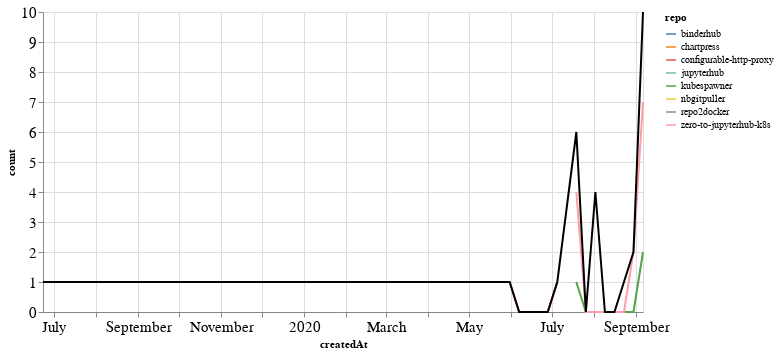

Notebook cell for this chart:
### Markdown cell above
## PRs

### Code cell
prs_time = prs.groupby('repo').resample('W', on='createdAt').count()['author'].reset_index()
prs_time = prs_time.rename(columns={'author': 'count'})
prs_time_total = prs_time.groupby('createdAt').agg({"count": "sum"}).reset_index()

ch1 = alt.Chart(prs_time, width=600).mark_line().encode(
    x='createdAt',
    y='count',
    color='repo',
    tooltip="repo"
)

ch2 = alt.Chart(prs_time_total, width=600).mark_line(color="black").encode(
    x='createdAt',
    y='count',
)

ch1 + ch2

### Figure 1 — Vega-Lite specification as saved in the notebook (floating-point values rounded to 4 significant figures)
{"config": {"axisLeft": {"labelFontSize": 15}, "axisBottom": {"labelFontSize": 15}}, "layer": [{"data": {"name": "data-86bf56fdee56319fa82828297663da90"}, "mark": "line", "encoding": {"color": {"type": "nominal", "field": "repo"}, "tooltip": {"type": "nominal", "field": "repo"}, "x": {"type": "temporal", "field": "createdAt"}, "y": {"type": "quantitative", "field": "count"}}, "width": 600}, {"data": {"name": "data-916d8ce85fa33a5fc188b467d87545dd"}, "mark": {"type": "line", "color": "black"}, "encoding": {"x": {"type": "temporal", "field": "createdAt"}, "y": {"type": "quantitative", "field": "count"}}, "width": 600}], "$schema": "https://vega.github.io/schema/vega-lite/v4.8.1.json", "datasets": {"data-86bf56fdee56319fa82828297663da90": [{"repo": "binderhub", "createdAt": "2020-09-06T00:00:00", "count": 1}, {"repo": "chartpress", "createdAt": "2020-07-19T00:00:00", "count": 1}, {"repo": "configurable-http-proxy", "createdAt": "2020-05-31T00:00:00", "count": 1}, {"repo": "configurable-http-proxy", "createdAt": "2020-06-07T00:00:00", "count": 0}, {"repo": "configurable-http-proxy", "createdAt": "2020-06-14T00:00:00", "count": 0}, {"repo": "configurable-http-proxy", "createdAt": "2020-06-21T00:00:00", "count": 0}, {"repo": "configurable-http-proxy", "createdAt": "2020-06-28T00:00:00", "count": 0}, {"repo": "configurable-http-proxy", "createdAt": "2020-07-05T00:00:00", "count": 1}, {"repo": "jupyterhub", "createdAt": "2020-08-23T00:00:00", "count": 1}, {"repo": "kubespawner", "createdAt": "2020-07-19T00:00:00", "count": 1}, {"repo": "kubespawner", "createdAt": "2020-07-26T00:00:00", "count": 0}, {"repo": "kubespawner", "createdAt": "2020-08-02T00:00:00", "count": 0}, {"repo": "kubespawner", "createdAt": "2020-08-09T00:00:00", "count": 0}, {"repo": "kubespawner", "createdAt": "2020-08-16T00:00:00", "count": 0}, {"repo": "kubespawner", "createdAt": "2020-08-23T00:00:00", "count": 0}, {"repo": "kubespawner", "createdAt": "2020-08-30T00:00:00", "count": 0}, {"repo": "kubespawner", "createdAt": "2020-09-06T00:00:00", "count": 2}, {"repo": "nbgitpuller", "createdAt": "2020-08-02T00:00:00", "count": 4}, {"repo": "repo2docker", "createdAt": "2019-06-23T00:00:00", "count": 1}, {"repo": "zero-to-jupyterhub-k8s", "createdAt": "2020-07-19T00:00:00", "count": 4}, {"repo": "zero-to-jupyterhub-k8s", "createdAt": "2020-07-26T00:00:00", "count": 0}, {"repo": "zero-to-jupyterhub-k8s", "createdAt": "2020-08-02T00:00:00", "count": 0}, {"repo": "zero-to-jupyterhub-k8s", "createdAt": "2020-08-09T00:00:00", "count": 0}, {"repo": "zero-to-jupyterhub-k8s", "createdAt": "2020-08-16T00:00:00", "count": 0}, {"repo": "zero-to-jupyterhub-k8s", "createdAt": "2020-08-23T00:00:00", "count": 0}, {"repo": "zero-to-jupyterhub-k8s", "createdAt": "2020-08-30T00:00:00", "count": 2}, {"repo": "zero-to-jupyterhub-k8s", "createdAt": "2020-09-06T00:00:00", "count": 7}], "data-916d8ce85fa33a5fc188b467d87545dd": [{"createdAt": "2019-06-23T00:00:00", "count": 1}, {"createdAt": "2020-05-31T00:00:00", "count": 1}, {"createdAt": "2020-06-07T00:00:00", "count": 0}, {"createdAt": "2020-06-14T00:00:00", "count": 0}, {"createdAt": "2020-06-21T00:00:00", "count": 0}, {"createdAt": "2020-06-28T00:00:00", "count": 0}, {"createdAt": "2020-07-05T00:00:00", "count": 1}, {"createdAt": "2020-07-19T00:00:00", "count": 6}, {"createdAt": "2020-07-26T00:00:00", "count": 0}, {"createdAt": "2020-08-02T00:00:00", "count": 4}, {"createdAt": "2020-08-09T00:00:00", "count": 0}, {"createdAt": "2020-08-16T00:00:00", "count": 0}, {"createdAt": "2020-08-23T00:00:00", "count": 1}, {"createdAt": "2020-08-30T00:00:00", "count": 2}, {"createdAt": "2020-09-06T00:00:00", "count": 10}]}}
